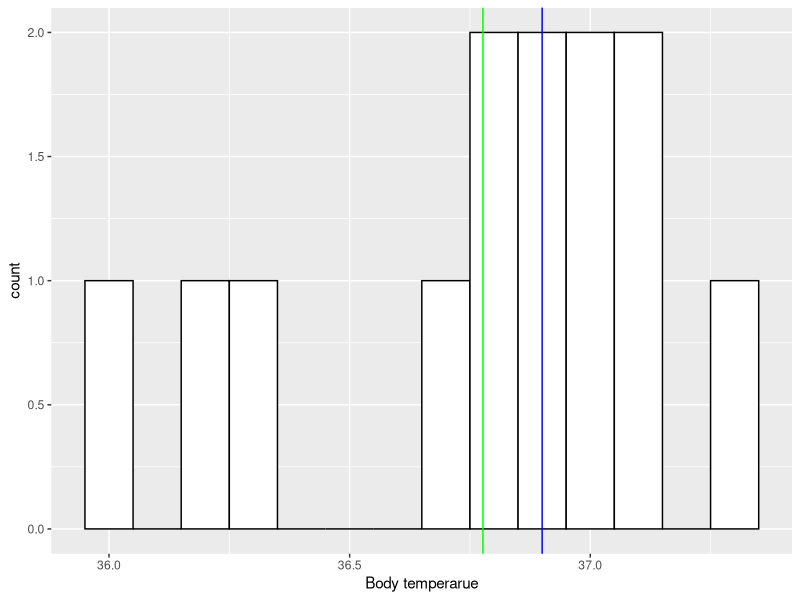
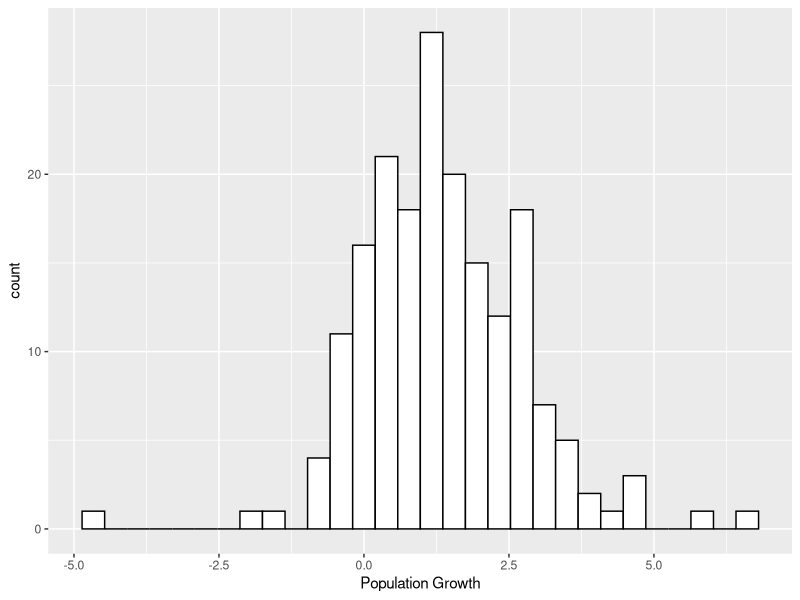
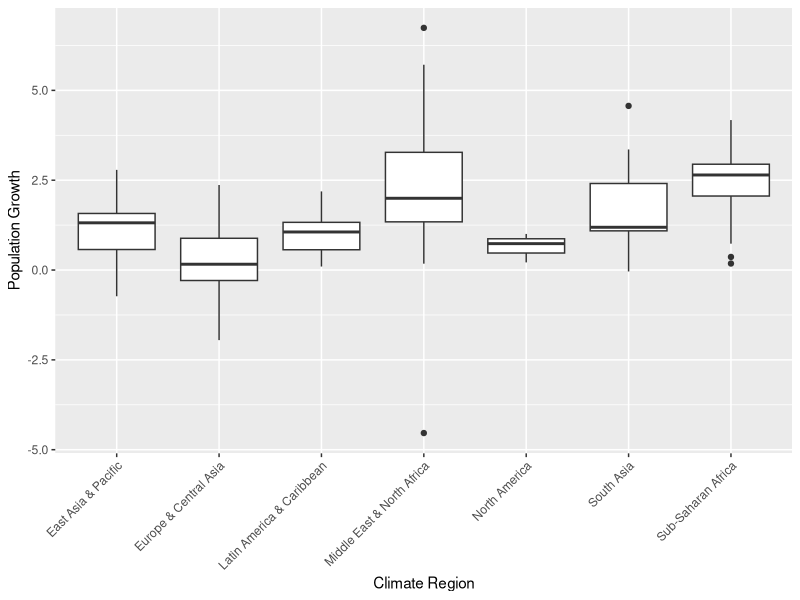
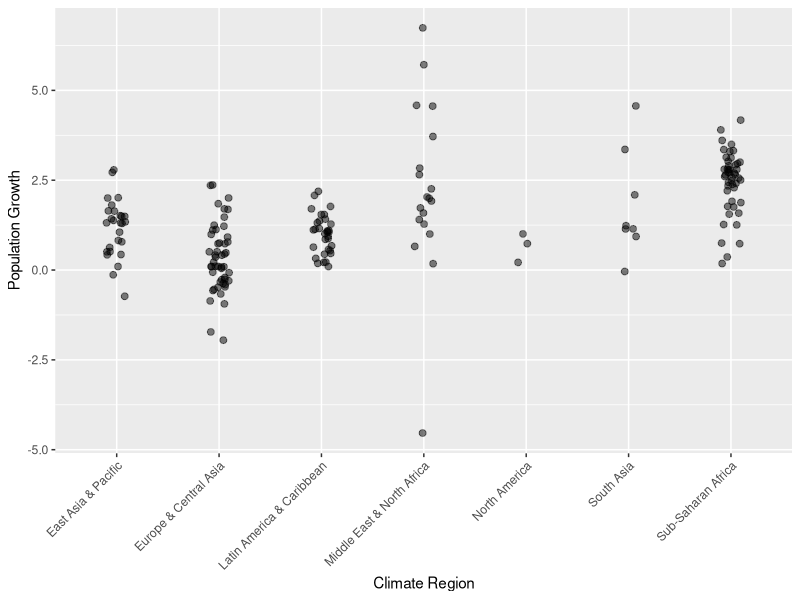
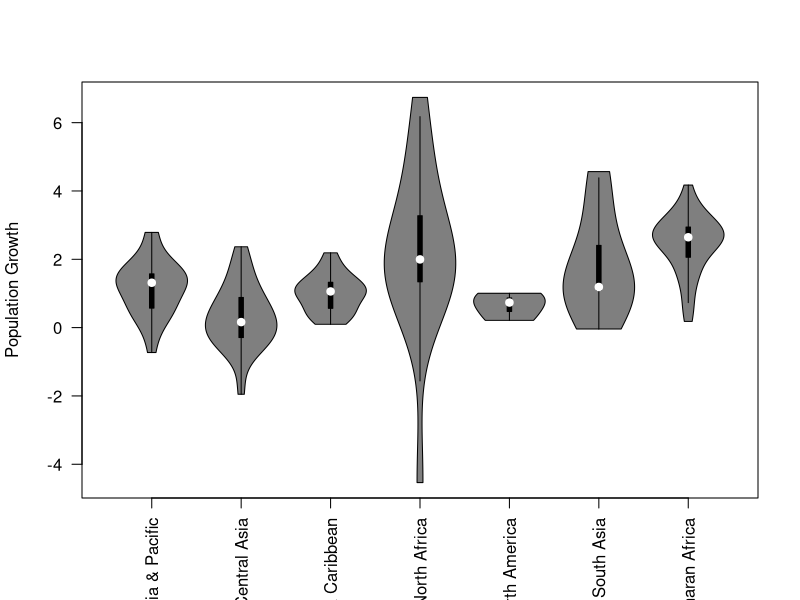
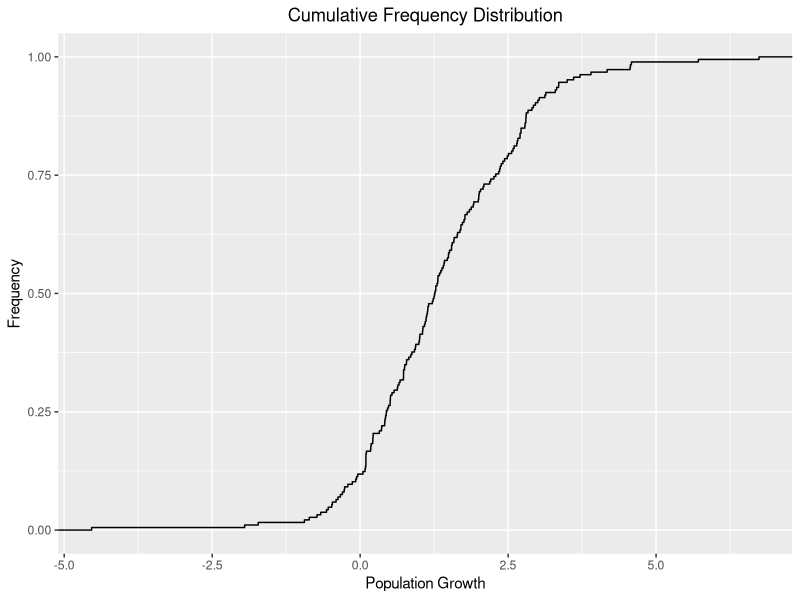

Here is the R script that generated these plots, in order:
## ---- chunk 1
library(dplyr)
library(ggplot2)
## ---- chunk 2
table7_1 = c(37.0, 36.0, 37.1, 37.1, 36.2, 37.3, 36.8, 37.0, 36.3, 36.9, 36.9, 36.7, 36.8)
## ---- chunk 3
mean(table7_1)
## ---- chunk 4
median(table7_1)
## ---- chunk 5
mean(table7_1, trim = 0.1)
## ---- chunk 6
# 
mode <- function(x) {                      
  unique_x <- unique(x)
  tabulate_x <- tabulate(match(x, unique_x))
  unique_x[tabulate_x == max(tabulate_x)]
}
## ---- chunk 7
mode(table7_1)
## ---- chunk 8
names(table(table7_1)[table(table7_1) == max(table(table7_1))])
## ---- chunk 9
ggplot() + 
  aes(table7_1)+ 
  geom_histogram(binwidth=0.1, colour="black", fill="white")+
  labs(x = "Body temperarue")+
  geom_vline(xintercept = mean(table7_1), colour = "green")+
  geom_vline(xintercept = median(table7_1), colour = "blue")
## ---- chunk 10
range(table7_1)
max(table7_1) - mean(table7_1)
## ---- chunk 11
IQR(table7_1)
## ---- chunk 12
quantile(table7_1)
## ---- chunk 13
sd(table7_1)
## ---- chunk 14
var(table7_1)
## ---- chunk 15
worldbank = read.delim("worldbank.tsv", sep='\t')
## ---- chunk 16
ggplot(data = worldbank, aes(x = Population_growth))+
  geom_histogram(fill = 'white',
                 color = 'black')+
  labs(x = "Population Growth")
## ---- chunk 17
ggplot(data = worldbank, aes(x = Region, y = Population_growth))+
  geom_boxplot()+
  labs(x = "Climate Region",
       y = "Population Growth")+
  theme(axis.text.x = element_text(angle = 45, hjust = 1))
## ---- chunk 18
# ?stripchart
## ---- chunk 19
ggplot(data = worldbank, aes(x=Region, y=Population_growth)) + 
  geom_jitter(position=position_jitter(0.1), size = 2, alpha = 0.5)+
  labs(x = "Climate Region",
       y = "Population Growth")+
  theme(axis.text.x = element_text(angle = 45, hjust = 1))
## ---- chunk 20
library(vioplot)
vioplot(worldbank$Population_growth ~ worldbank$Region,
        xlab = "", ylab = "Population Growth", las = 2)
## ---- chunk 21
# ?ecdf
## ---- chunk 22
ggplot(data = worldbank, aes(x = Population_growth)) +
  stat_ecdf(geom = "step")+
  labs(x = "Population Growth",
       y = "Frequency",
       title = "Cumulative Frequency Distribution")+
  theme(plot.title = element_text(hjust = 0.5))
## ---- chunk 23
sessionInfo()
